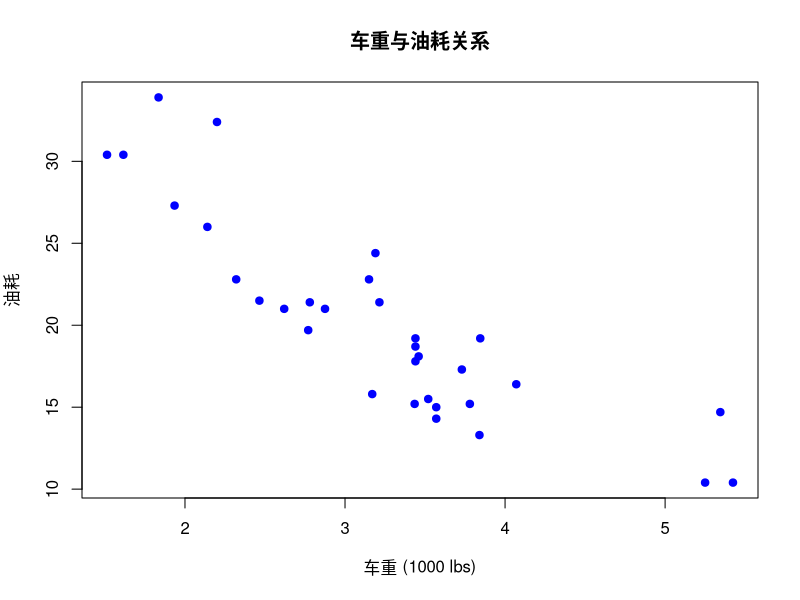

This chart was generated by the following R code:
## ---- chunk 1
plot(mtcars$wt, mtcars$mpg,
     main = "车重与油耗关系",
     xlab = "车重 (1000 lbs)",
     ylab = "油耗",
     col = "blue",
     pch = 19)
